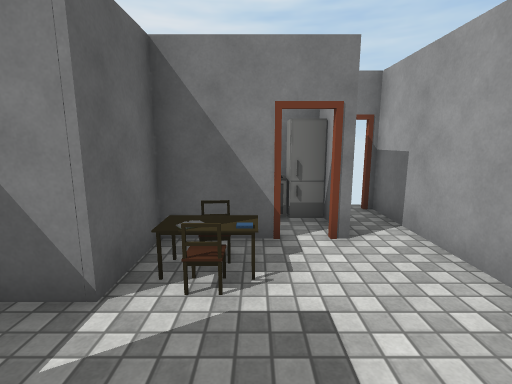
View 1 (above)

12 first-person views from a walk through a 3-D level made in the Unity game engine. The camera is 1.5 m above the floor, tilts 10° down and sees 85° across. The floor is counted in squares, 1 m on a side. Each view is taken from the middle of a square. On the plan, view 1 faces up. The plan holds only what a view shows up to about 14 squares ahead; the rest is blank. The player is left out. Door leaves are left out, so doorways stand open. Some surface patterns are stand-ins.

View 2
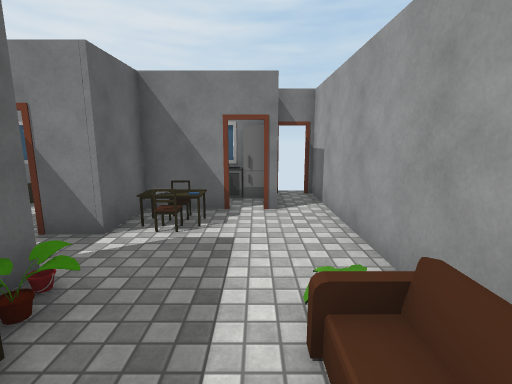

View 3
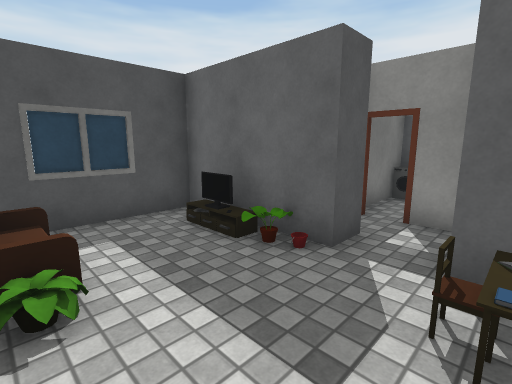

View 4
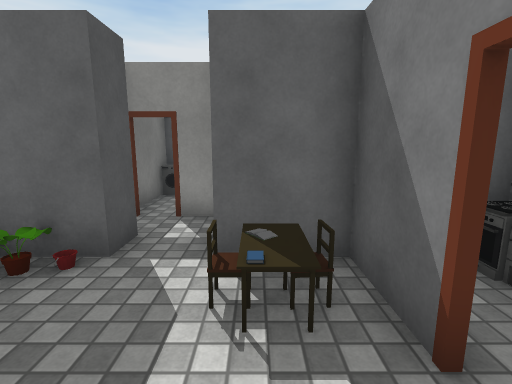

View 5
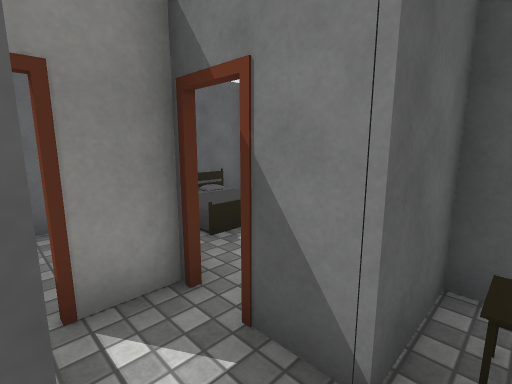

View 6
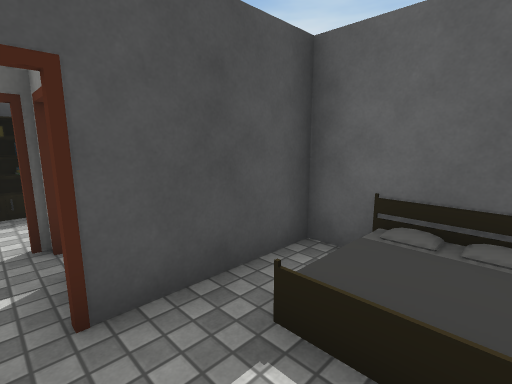

View 7
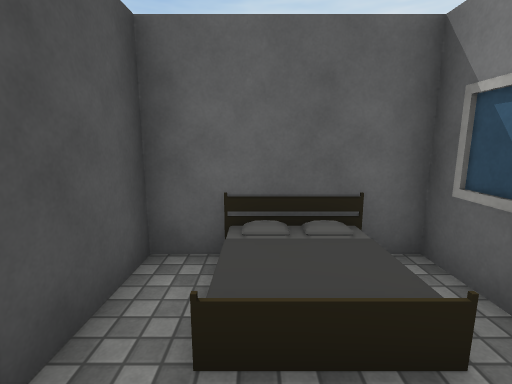

View 8
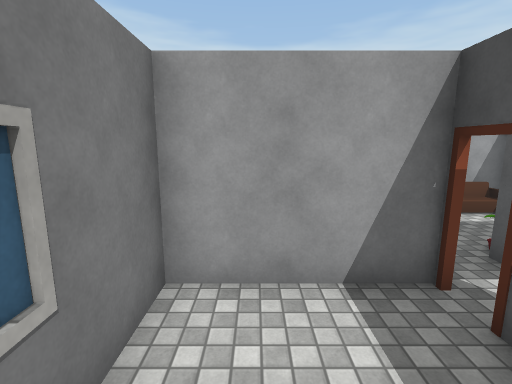

View 9
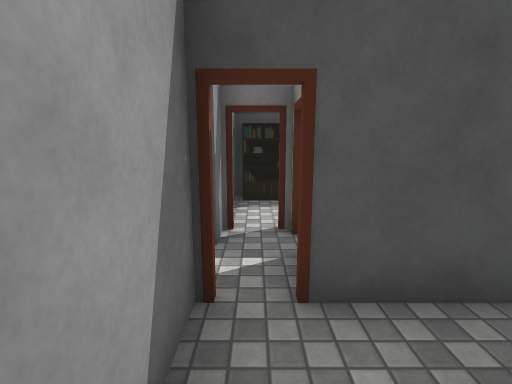

View 10
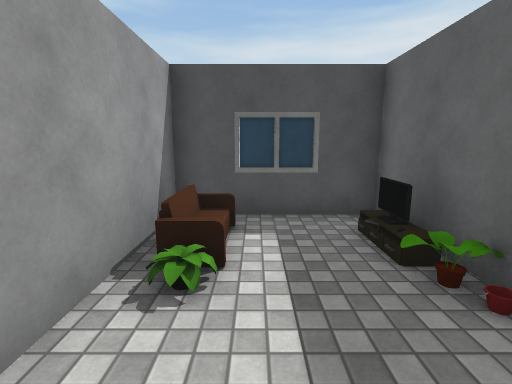

View 11
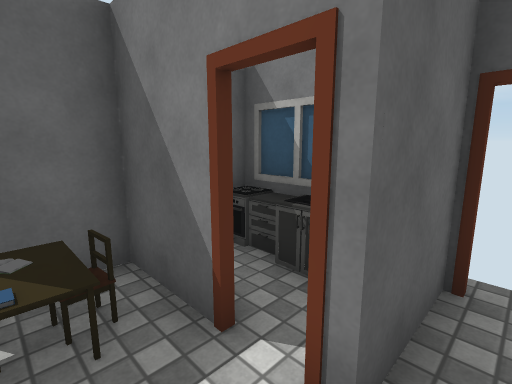

View 12
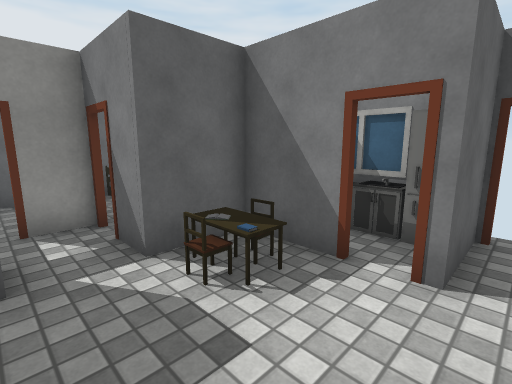

### Floor plan
Key: @ floor where view 1 was taken; # wall or solid block; . main floor; : floor 0.5 m higher than the main floor; D open door; = window, fence, low wall or low ledge; S sink; F fridge; C chair; T table; B bed; E stove; K bookshelf; O other object.
Columns run from 7 left of view 1 to 3 right of it. Each row starts with its distance up from view 1.
  6 ######ESFD#
  5 #::..##=#.#
  4 B::..#C#D.#
  3 ## .D#CT..#
  2 ####D.....#
  1 #..D.#....#
  0 ####D#O@.=#
 -1     .#=..##
 -2    KK#...##
 -3    ########

Where each view was taken, in squares from view 1:
view 1: 0 up, 0 right, facing up
view 2: 2 down, 1 right, facing up
view 3: 3 up, 2 right, facing down-left
view 4: 3 up, 2 right, facing left
view 5: 1 up, 1 left, facing up-left
view 6: 5 up, 3 left, facing down-left
view 7: 4 up, 3 left, facing left
view 8: 5 up, 6 left, facing right
view 9: 5 up, 3 left, facing down
view 10: 3 up, 1 right, facing down
view 11: 3 up, 2 right, facing up-left
view 12: 1 up, 2 right, facing up-left
